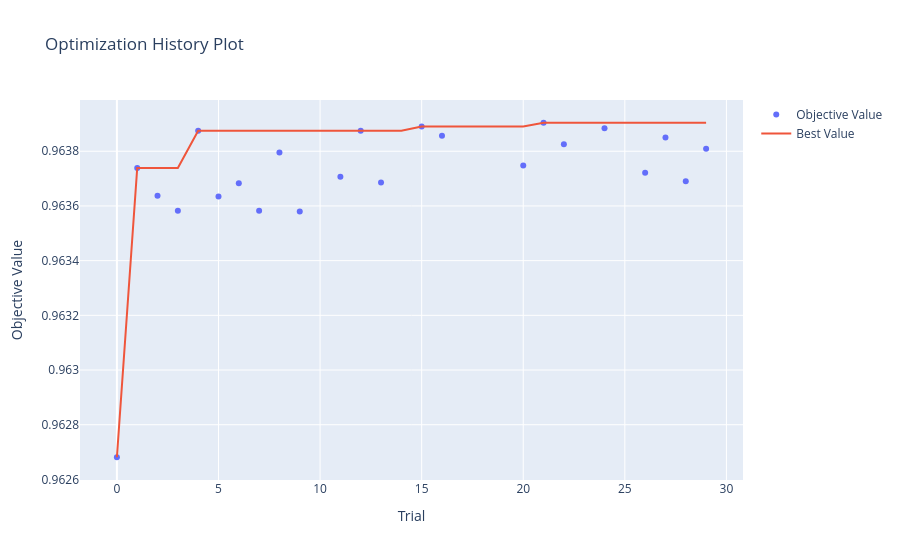

Notebook source saved alongside this figure:
### Code cell
try:
    fig = optuna.visualization.plot_optimization_history(study)
    fig.show()
except NameError:
    print("Optuna wasn't run")

### Figure 1 — Plotly figure (JSON) as saved in the notebook; plotly's stock layout.template omitted (floating-point values rounded to 4 significant figures)
{"data": [{"mode": "markers", "name": "Objective Value", "type": "scatter", "x": [0, 1, 2, 3, 4, 5, 6, 7, 8, 9, 11, 12, 13, 15, 16, 20, 21, 22, 24, 26, 27, 28, 29], "y": [0.9627, 0.9637, 0.9636, 0.9636, 0.9639, 0.9636, 0.9637, 0.9636, 0.9638, 0.9636, 0.9637, 0.9639, 0.9637, 0.9639, 0.9639, 0.9637, 0.9639, 0.9638, 0.9639, 0.9637, 0.9639, 0.9637, 0.9638]}, {"mode": "lines", "name": "Best Value", "type": "scatter", "x": [0, 1, 2, 3, 4, 5, 6, 7, 8, 9, 10, 11, 12, 13, 14, 15, 16, 17, 18, 19, 20, 21, 22, 23, 24, 25, 26, 27, 28, 29], "y": [0.9627, 0.9637, 0.9637, 0.9637, 0.9639, 0.9639, 0.9639, 0.9639, 0.9639, 0.9639, 0.9639, 0.9639, 0.9639, 0.9639, 0.9639, 0.9639, 0.9639, 0.9639, 0.9639, 0.9639, 0.9639, 0.9639, 0.9639, 0.9639, 0.9639, 0.9639, 0.9639, 0.9639, 0.9639, 0.9639]}, {"marker": {"color": "#cccccc"}, "mode": "markers", "name": "Infeasible Trial", "showlegend": false, "type": "scatter", "x": [], "y": []}], "layout": {"title": {"text": "Optimization History Plot"}, "xaxis": {"title": {"text": "Trial"}}, "yaxis": {"title": {"text": "Objective Value"}}}}
